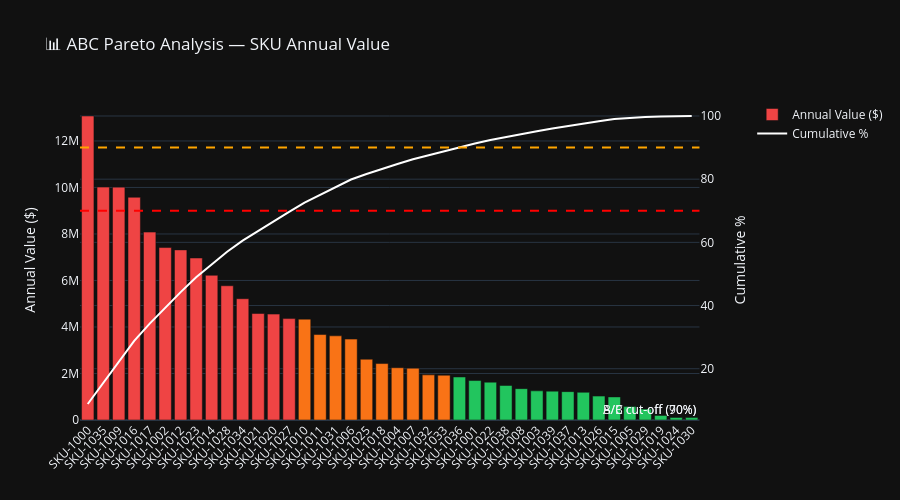

The notebook cell this image was saved under:
### Code cell
# ── CHART 8: ABC Pareto Curve ─────────────────────────────
fig = make_subplots(specs=[[{'secondary_y': True}]])

fig.add_trace(go.Bar(
    x=skus_abc['SKU_ID'],
    y=skus_abc['Value_Score'],
    name='Annual Value ($)',
    marker_color=skus_abc['ABC_Class'].map({
        'A — High Value': '#EF4444',
        'B — Medium Value': '#F97316',
        'C — Low Value': '#22C55E'
    }),
), secondary_y=False)

fig.add_trace(go.Scatter(
    x=skus_abc['SKU_ID'],
    y=skus_abc['Cumulative_Pct'],
    name='Cumulative %',
    line=dict(color='white', width=2),
    mode='lines'
), secondary_y=True)

fig.add_hline(y=70,  secondary_y=True, line_dash='dash', line_color='red',    annotation_text='A/B cut-off (70%)')
fig.add_hline(y=90,  secondary_y=True, line_dash='dash', line_color='orange', annotation_text='B/C cut-off (90%)')

fig.update_layout(
    title='📊 ABC Pareto Analysis — SKU Annual Value',
    template='plotly_dark',
    height=500,
    xaxis_tickangle=-45,
    showlegend=True
)
fig.update_yaxes(title_text='Annual Value ($)', secondary_y=False)
fig.update_yaxes(title_text='Cumulative %', secondary_y=True)
fig.show()

### Figure 1 — Plotly figure (JSON) as saved in the notebook; plotly's stock layout.template omitted (floating-point values rounded to 4 significant figures)
{"data": [{"marker": {"color": ["#EF4444", "#EF4444", "#EF4444", "#EF4444", "#EF4444", "#EF4444", "#EF4444", "#EF4444", "#EF4444", "#EF4444", "#EF4444", "#EF4444", "#EF4444", "#EF4444", "#F97316", "#F97316", "#F97316", "#F97316", "#F97316", "#F97316", "#F97316", "#F97316", "#F97316", "#F97316", "#22C55E", "#22C55E", "#22C55E", "#22C55E", "#22C55E", "#22C55E", "#22C55E", "#22C55E", "#22C55E", "#22C55E", "#22C55E", "#22C55E", "#22C55E", "#22C55E", "#22C55E", "#22C55E"]}, "name": "Annual Value ($)", "type": "bar", "x": ["SKU-1000", "SKU-1035", "SKU-1009", "SKU-1016", "SKU-1017", "SKU-1002", "SKU-1012", "SKU-1023", "SKU-1014", "SKU-1028", "SKU-1034", "SKU-1021", "SKU-1020", "SKU-1027", "SKU-1010", "SKU-1011", "SKU-1031", "SKU-1006", "SKU-1025", "SKU-1018", "SKU-1004", "SKU-1007", "SKU-1032", "SKU-1033", "SKU-1036", "SKU-1001", "SKU-1022", "SKU-1038", "SKU-1008", "SKU-1003", "SKU-1039", "SKU-1037", "SKU-1013", "SKU-1026", "SKU-1015", "SKU-1005", "SKU-1029", "SKU-1019", "SKU-1024", "SKU-1030"], "xaxis": "x", "y": [13070000.0, 10010000.0, 10010000.0, 9578000.0, 8080000.0, 7415000.0, 7316000.0, 6966000.0, 6222000.0, 5772000.0, 5216000.0, 4578000.0, 4553000.0, 4360000.0, 4337000.0, 3675000.0, 3619000.0, 3479000.0, 2614000.0, 2427000.0, 2248000.0, 2227000.0, 1941000.0, 1927000.0, 1850000.0, 1697000.0, 1627000.0, 1485000.0, 1349000.0, 1254000.0, 1242000.0, 1220000.0, 1191000.0, 1028000.0, 992500.0, 577600.0, 468200.0, 197800.0, 110500.0, 103000.0], "yaxis": "y"}, {"line": {"color": "white", "width": 2}, "mode": "lines", "name": "Cumulative %", "type": "scatter", "x": ["SKU-1000", "SKU-1035", "SKU-1009", "SKU-1016", "SKU-1017", "SKU-1002", "SKU-1012", "SKU-1023", "SKU-1014", "SKU-1028", "SKU-1034", "SKU-1021", "SKU-1020", "SKU-1027", "SKU-1010", "SKU-1011", "SKU-1031", "SKU-1006", "SKU-1025", "SKU-1018", "SKU-1004", "SKU-1007", "SKU-1032", "SKU-1033", "SKU-1036", "SKU-1001", "SKU-1022", "SKU-1038", "SKU-1008", "SKU-1003", "SKU-1039", "SKU-1037", "SKU-1013", "SKU-1026", "SKU-1015", "SKU-1005", "SKU-1029", "SKU-1019", "SKU-1024", "SKU-1030"], "xaxis": "x", "y": [8.831, 15.6, 22.36, 28.83, 34.29, 39.3, 44.24, 48.94, 53.14, 57.04, 60.57, 63.66, 66.73, 69.68, 72.61, 75.09, 77.54, 79.89, 81.65, 83.29, 84.81, 86.32, 87.63, 88.93, 90.18, 91.32, 92.42, 93.43, 94.34, 95.18, 96.02, 96.85, 97.65, 98.35, 99.02, 99.41, 99.72, 99.86, 99.93, 100.0], "yaxis": "y2"}], "layout": {"annotations": [{"showarrow": false, "text": "A/B cut-off (70%)", "x": 1, "xanchor": "right", "xref": "x domain", "y": 70, "yanchor": "bottom", "yref": "y"}, {"showarrow": false, "text": "B/C cut-off (90%)", "x": 1, "xanchor": "right", "xref": "x domain", "y": 90, "yanchor": "bottom", "yref": "y"}], "height": 500, "shapes": [{"line": {"color": "red", "dash": "dash"}, "type": "line", "x0": 0, "x1": 1, "xref": "x domain", "y0": 70, "y1": 70, "yref": "y2"}, {"line": {"color": "orange", "dash": "dash"}, "type": "line", "x0": 0, "x1": 1, "xref": "x domain", "y0": 90, "y1": 90, "yref": "y2"}], "showlegend": true, "title": {"text": "📊 ABC Pareto Analysis — SKU Annual Value"}, "xaxis": {"anchor": "y", "domain": [0, 0.94], "tickangle": -45}, "yaxis": {"anchor": "x", "domain": [0, 1], "title": {"text": "Annual Value ($)"}}, "yaxis2": {"anchor": "x", "overlaying": "y", "side": "right", "title": {"text": "Cumulative %"}}}}
